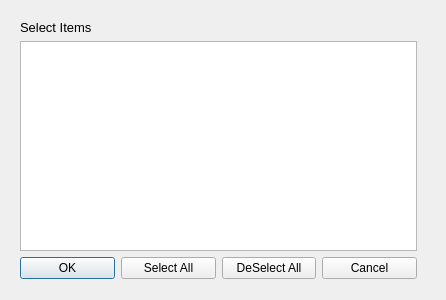
<?xml version="1.0" encoding="UTF-8"?>
<ui version="4.0">
 <class>SelectDialog</class>
 <widget class="QDialog" name="SelectDialog">
  <property name="geometry">
   <rect>
    <x>0</x>
    <y>0</y>
    <width>446</width>
    <height>300</height>
   </rect>
  </property>
  <property name="windowTitle">
   <string>Dialog</string>
  </property>
  <widget class="QWidget" name="layoutWidget">
   <property name="geometry">
    <rect>
     <x>20</x>
     <y>20</y>
     <width>397</width>
     <height>259</height>
    </rect>
   </property>
   <layout class="QVBoxLayout" name="verticalLayout_main">
    <item>
     <widget class="QLabel" name="label_text">
      <property name="text">
       <string>&lt;html&gt;&lt;head/&gt;&lt;body&gt;&lt;p&gt;&lt;span style=&quot; font-size:10pt;&quot;&gt;Select Items&lt;/span&gt;&lt;/p&gt;&lt;/body&gt;&lt;/html&gt;</string>
      </property>
     </widget>
    </item>
    <item>
     <widget class="QListView" name="listView_options"/>
    </item>
    <item>
     <layout class="QHBoxLayout" name="horizontalLayout_buttons">
      <item>
       <widget class="QPushButton" name="pushButton_OK">
        <property name="text">
         <string>OK</string>
        </property>
       </widget>
      </item>
      <item>
       <widget class="QPushButton" name="pushButton_sellectAll">
        <property name="text">
         <string>Select All</string>
        </property>
       </widget>
      </item>
      <item>
       <widget class="QPushButton" name="pushButton_deSellectAll">
        <property name="text">
         <string>DeSelect All</string>
        </property>
       </widget>
      </item>
      <item>
       <widget class="QPushButton" name="pushButton_cancel">
        <property name="text">
         <string>Cancel</string>
        </property>
       </widget>
      </item>
     </layout>
    </item>
   </layout>
  </widget>
 </widget>
 <resources/>
 <connections>
  <connection>
   <sender>pushButton_OK</sender>
   <signal>clicked()</signal>
   <receiver>SelectDialog</receiver>
   <slot>accept()</slot>
   <hints>
    <hint type="sourcelabel">
     <x>68</x>
     <y>262</y>
    </hint>
    <hint type="destinationlabel">
     <x>222</x>
     <y>149</y>
    </hint>
   </hints>
  </connection>
  <connection>
   <sender>pushButton_cancel</sender>
   <signal>clicked()</signal>
   <receiver>SelectDialog</receiver>
   <slot>reject()</slot>
   <hints>
    <hint type="sourcelabel">
     <x>368</x>
     <y>262</y>
    </hint>
    <hint type="destinationlabel">
     <x>222</x>
     <y>149</y>
    </hint>
   </hints>
  </connection>
 </connections>
</ui>
